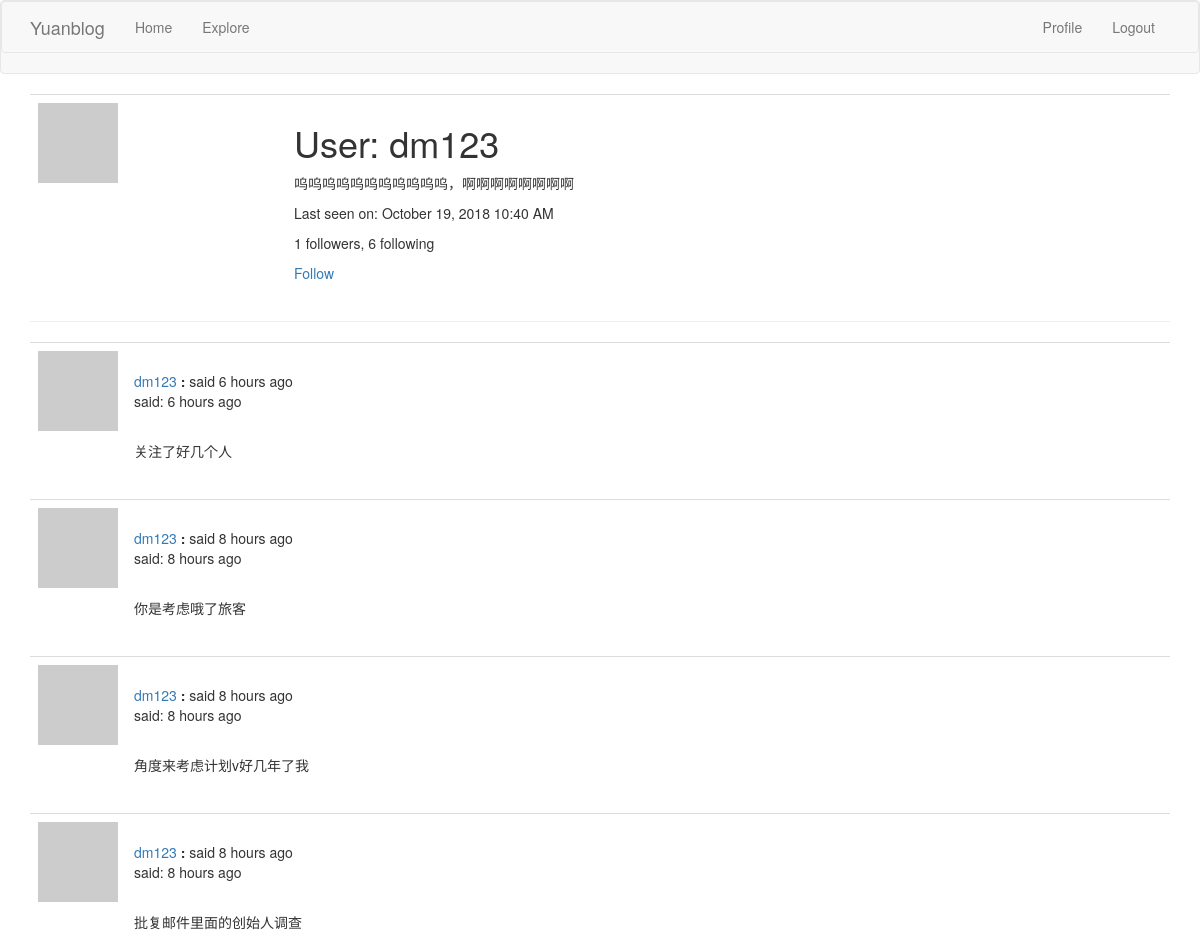
/user/dm123 (signed in, upper part), run on an earlier commit of the app's database.
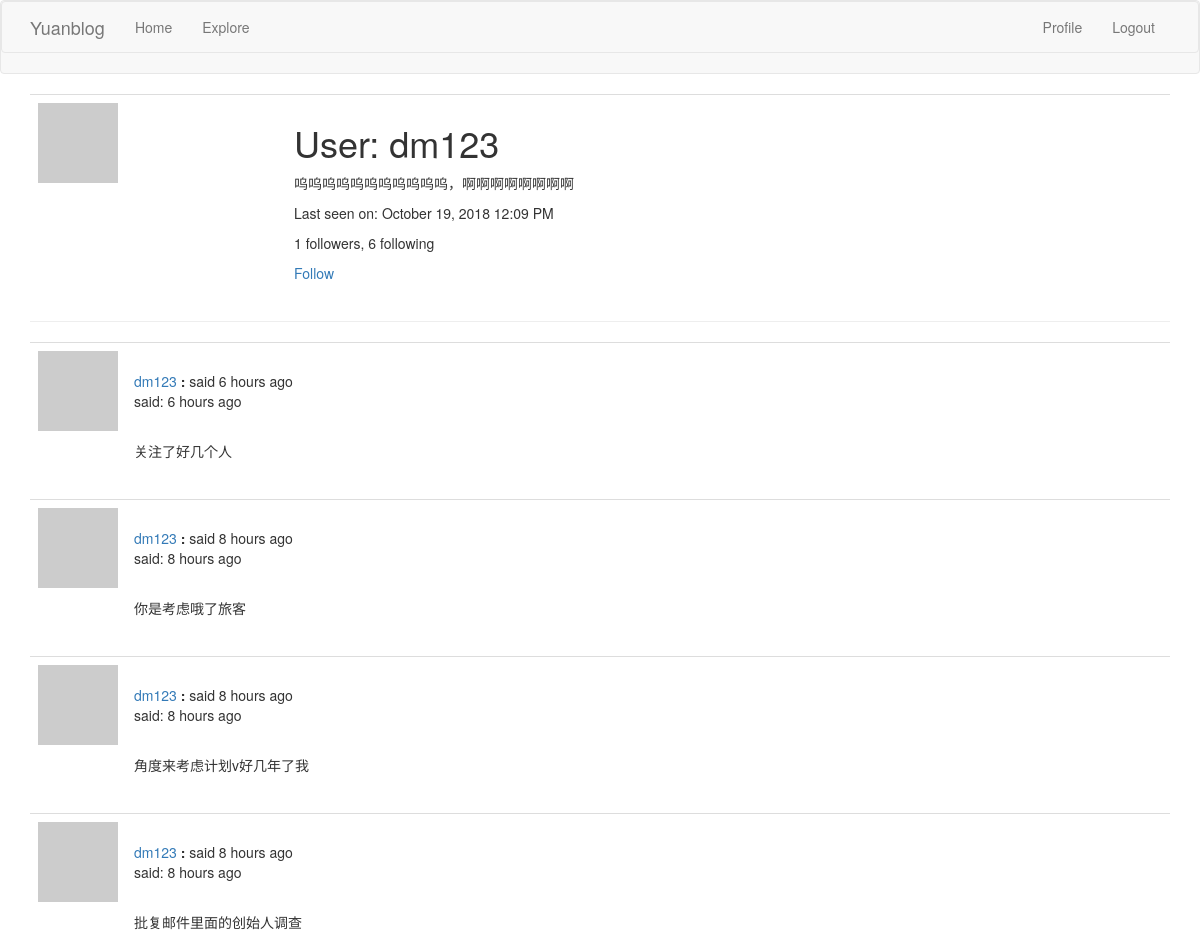
And on a later commit of the database.
### app/models.py (models this page shows, shortened)
class User(UserMixin, db.Model):
    id = db.Column(db.Integer, primary_key=True)
    username = db.Column(db.String(64), index=True, unique=True)
    email = db.Column(db.String(128), index=True, unique=True)
    password_hash = db.Column(db.String(128))
    posts = db.relationship('Post', backref='author', lazy='dynamic')
    about_me = db.Column(db.String(140))
    last_date = db.Column(db.DateTime, default=datetime.utcnow)
    followed = db.relationship(
        'User', secondary=followers,
        primaryjoin=(followers.c.follower_id == id),
        secondaryjoin=(followers.c.followed_id == id),
        backref=db.backref('followers', lazy='dynamic'), lazy='dynamic')
    def avatar(self, size):
        digest = hashlib.md5(self.email.lower().encode('utf-8')).hexdigest()
        return 'https://www.gravatar.com/avatar/{}?d=identicon&s={}'.format(digest, size)
    def is_following(self, user):
        return self.followed.filter(followers.c.followed_id == user.id).count() > 0
    @login.user_loader
    def load_user(id):
        return User.query.get(int(id))

class Post(db.Model):
    id = db.Column(db.Integer, primary_key=True)
    body = db.Column(db.String(140))
    timestamp = db.Column(db.DateTime, index=True, default=datetime.utcnow)
    user_id = db.Column(db.Integer, db.ForeignKey('user.id'))

### app/routes.py (the view)
@app.route('/user/<username>')
@login_required
def user(username):
    user = User.query.filter_by(username=username).first_or_404()
    page = request.args.get('page', 1, type=int)
    posts = user.posts.order_by(Post.timestamp.desc()).paginate(
        page, app.config['POSTS_PER_PAGE'], False)
    next_url = url_for('user', username=user.username, page=posts.next_num) \
        if posts.has_next else None
    prev_url = url_for('user', username=user.username, page=posts.prev_num) \
        if posts.has_prev else None
    return render_template('user.html', user=user, posts=posts.items,
                           next_url=next_url, prev_url=prev_url)

### app/routes.py (called while the page is built)
@app.before_request
def before_request():
    if current_user.is_authenticated:
        current_user.last_date = datetime.utcnow()
        db.session.commit()
    g.locale = str(get_locale())

### app/templates/user.html (shortened to what this page needs)
{% extends "base.html" %}
{% block app_content %}
    <table class="table table-hover">
        <tr>
            <td width="256px"><img src="{{ user.avatar(256) }}"></td>
            <td>
                <h1>{{ _('User:') }} {{ user.username }}</h1>
                {% if user.about_me %}<p>{{ user.about_me }}</p>{% endif %}
                {% if user.last_date %}
                    <p>{{ _('Last seen on:') }} {{ moment(user.last_date).format('LLL') }}</p>
                {% endif %}
                <p>{{ _('%(count)d followers', count=user.followers.count()) }}, {{ _('%(count)d following', count=user.followed.count()) }}</p>
                {% if user == current_user %}
                <p><a href="{{ url_for('edit_profile') }}">{{ _('Edit your profile') }}</a></p>
                {% elif not current_user.is_following(user) %}
                <p><a href="{{ url_for('follow', username=user.username) }}">{{ _('Follow') }}</a></p>
                {% else %}
                <p><a href="{{ url_for('un_follow', username=user.username) }}">{{ _('UnFollow') }}</a></p>
                {% endif %}
            </td>
        </tr>
    </table>
<hr>
{% for post in posts %}
    {% include '_post.html' %}
{% endfor %}
{% endblock %}

### app/templates/base.html (shortened to what this page needs)
{% extends 'bootstrap/base.html' %}
{% block navbar %}
<nav class="navbar navbar-default">
 <nav class="navbar navbar-default">
        <div class="container">
            <div class="navbar-header">
                <a class="navbar-brand" href="{{ url_for('index') }}">Yuanblog</a>
            </div>
            <div class="collapse navbar-collapse" id="bs-example-navbar-collapse-1">
                <ul class="nav navbar-nav">
                    <li><a href="{{ url_for('index') }}">{{ _('Home') }}</a></li>
                    <li><a href="{{ url_for('explore') }}">{{ _('Explore') }}</a></li>
                </ul>
                <ul class="nav navbar-nav navbar-right">
                    {% if current_user.is_anonymous %}
                        <li><a href="{{ url_for('login') }}">{{ _('Login') }}</a></li>
                    {% else %}
                        <li><a href="{{ url_for('user', username=current_user.username) }}">{{ _('Profile') }}</a></li>
                        <li><a href="{{ url_for('logout') }}">{{ _('Logout') }}</a></li>
                    {% endif %}
                </ul>
            </div>
        </div>
    </nav>
</nav>
{% endblock %}
{%  block content %}
    <div class="container">
    {% block app_content %}
    {% endblock %}
    </div>
{% endblock %}

### app/templates/_post.html (shortened to what this page needs)
<table class="table table-hover">
    <tr>
        <td width="70px">
            <a href="{{ url_for('user', username=post.author.username) }}">
                <img src="{{ post.author.avatar(70) }}">
            </a>
        </td>
        <td>
            <br>
            {{ _('%(username)s said %(when)s', username=user_link, when=moment(post.timestamp).fromNow()) }}
            <p>{{ _('said:') }} {{ moment(post.timestamp).fromNow() }}</p>
            <br>
            <p>{{ post.body }}</p>
        </td>
    </tr>
</table>

What changed in the data, as far as the page shows it:
changed User "dm123": last_date "October 19, 2018 10:40 AM" → "October 19, 2018 12:09 PM"
